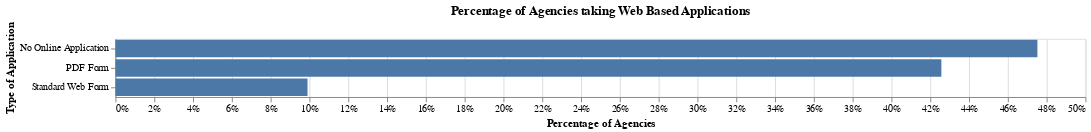

Source (notebook cell):
### Markdown cell above
## Application Types

### Code cell
alt.Chart(pd.DataFrame(df.digital_app.value_counts(normalize=True).rename({'PDF_form': 'PDF Form',
                                                                           "no_online_app": "No Online Application",
                                                                           "standard_web_based_form": "Standard Web Form"})).reset_index()).mark_bar().encode(
    alt.X('digital_app', title='Percentage of Agencies', axis=alt.Axis(format='%')),
    alt.Y('index', title='Type of Application')
).properties(
    title='Percentage of Agencies taking Web Based Applications',
)

### Figure 1 — Vega-Lite specification as saved in the notebook (floating-point values rounded to 4 significant figures)
{"usermeta": {"embedOptions": {"theme": "urbaninstitute"}}, "config": {"view": {"continuousWidth": 400, "continuousHeight": 300}}, "data": {"name": "data-0d5f01083772eb7bbcc1f176047c76ac"}, "mark": "bar", "encoding": {"x": {"type": "quantitative", "axis": {"format": "%"}, "field": "digital_app", "title": "Percentage of Agencies"}, "y": {"type": "nominal", "field": "index", "title": "Type of Application"}}, "title": "Percentage of Agencies taking Web Based Applications", "width": 1000, "$schema": "https://vega.github.io/schema/vega-lite/v4.8.1.json", "datasets": {"data-0d5f01083772eb7bbcc1f176047c76ac": [{"index": "No Online Application", "digital_app": 0.4752}, {"index": "PDF Form", "digital_app": 0.4257}, {"index": "Standard Web Form", "digital_app": 0.09901}]}}
